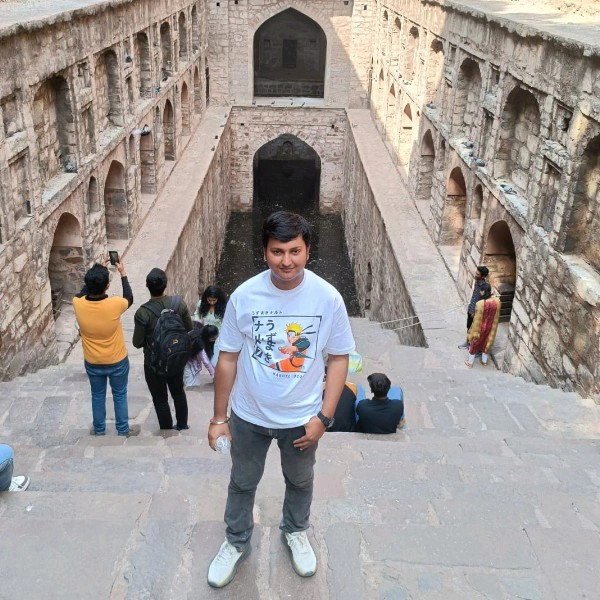
#> input picture DIP/image.jpg, 600 x 600 px
$ python project.py
#> lines starting #> are read from the running program, lines starting #| are printed output that depends on the picture
import cv2
import matplotlib.pyplot as plt
import numpy as np

image = cv2.imread('image.jpg', cv2.IMREAD_GRAYSCALE)
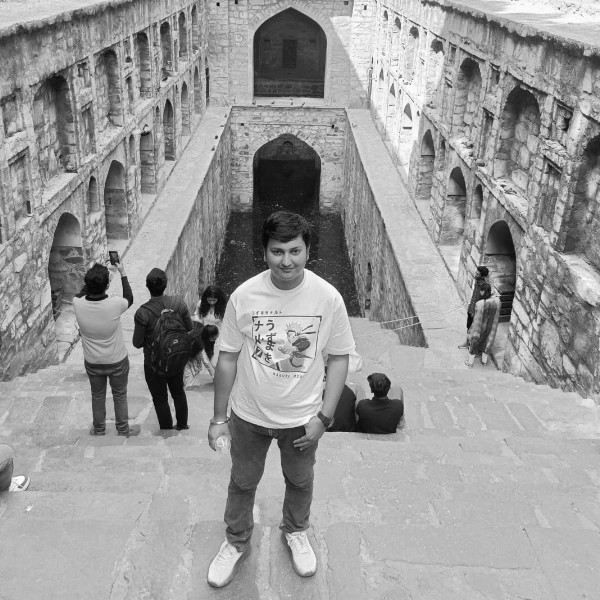
#> image: shape (600, 600); min 0, max 255, mean 154.4

if image is None:
    print("Error: Image not found! Make sure 'image.jpg' exists in the project folder.")
    exit()

print("Image loaded successfully!")

cv2.imshow("Original Image", image)
cv2.waitKey(0)
cv2.destroyAllWindows()

plt.imshow(image, cmap='gray')
plt.title("Original Image")
plt.axis("off")
plt.show()
equalized_image = cv2.equalizeHist(image)
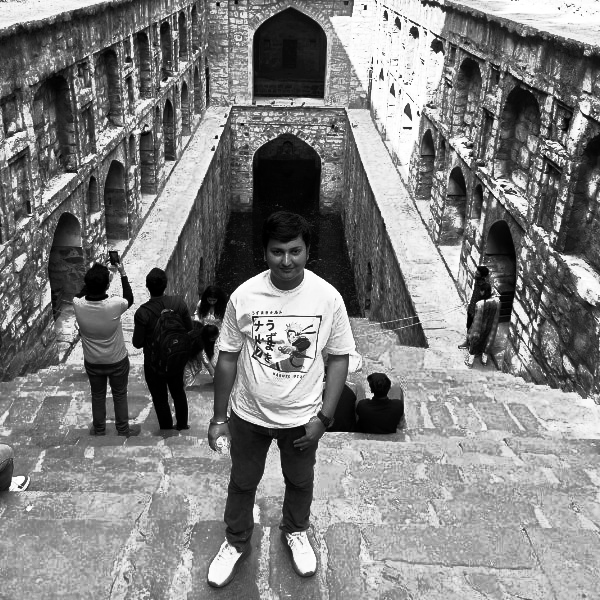
#> equalized_image: shape (600, 600); min 0, max 255, mean 128.7

min_val = np.min(image)
#> min_val = 0
max_val = np.max(image)
#> max_val = 255
stretched_image = cv2.normalize(image, None, 0, 255, cv2.NORM_MINMAX)

plt.figure(figsize=(15, 5))

plt.subplot(1, 3, 1)
plt.imshow(image, cmap='gray')
plt.title("Original Image")
plt.axis("off")

plt.subplot(1, 3, 2)
plt.imshow(equalized_image, cmap='gray')
plt.title("Histogram Equalized Image")
plt.axis("off")

plt.subplot(1, 3, 3)
plt.imshow(stretched_image, cmap='gray')
plt.title("Contrast Stretched Image")
plt.axis("off")

plt.show()
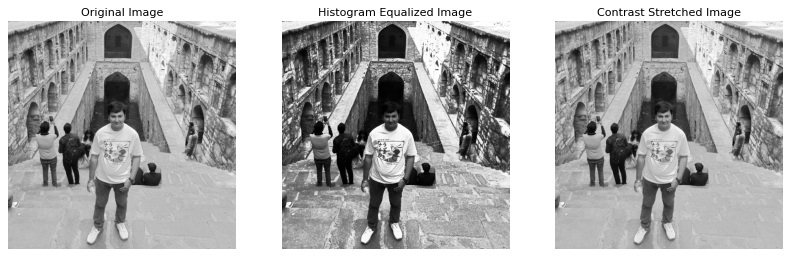
#> figure drawn by matplotlib, 3 panels

plt.figure(figsize=(12,6))

plt.subplot(1,3,1)
plt.hist(image.ravel(), 256, [0,256])
plt.title('Original Histogram')

plt.subplot(1,3,2)
plt.hist(equalized_image.ravel(), 256, [0,256])
plt.title('Equalized Histogram')

plt.subplot(1,3,3)
plt.hist(stretched_image.ravel(), 256, [0,256])
plt.title('Stretched Histogram')

plt.show()
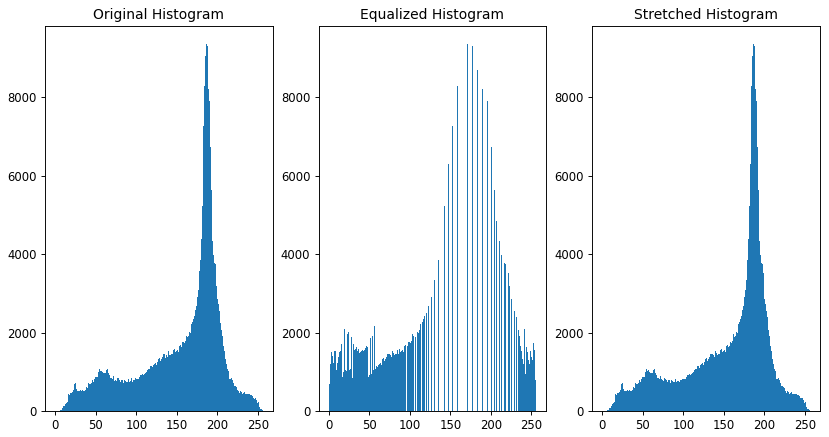
#> figure drawn by matplotlib, 3 panels; panel 1: tallest bar 9350 high, from x = 186 to 187; panel 2: tallest bar 9350 high, from x = 171 to 172; panel 3: tallest bar 9350 high, from x = 186 to 187

cv2.imwrite('equalized_image.jpg', equalized_image)
cv2.imwrite('stretched_image.jpg', stretched_image)
